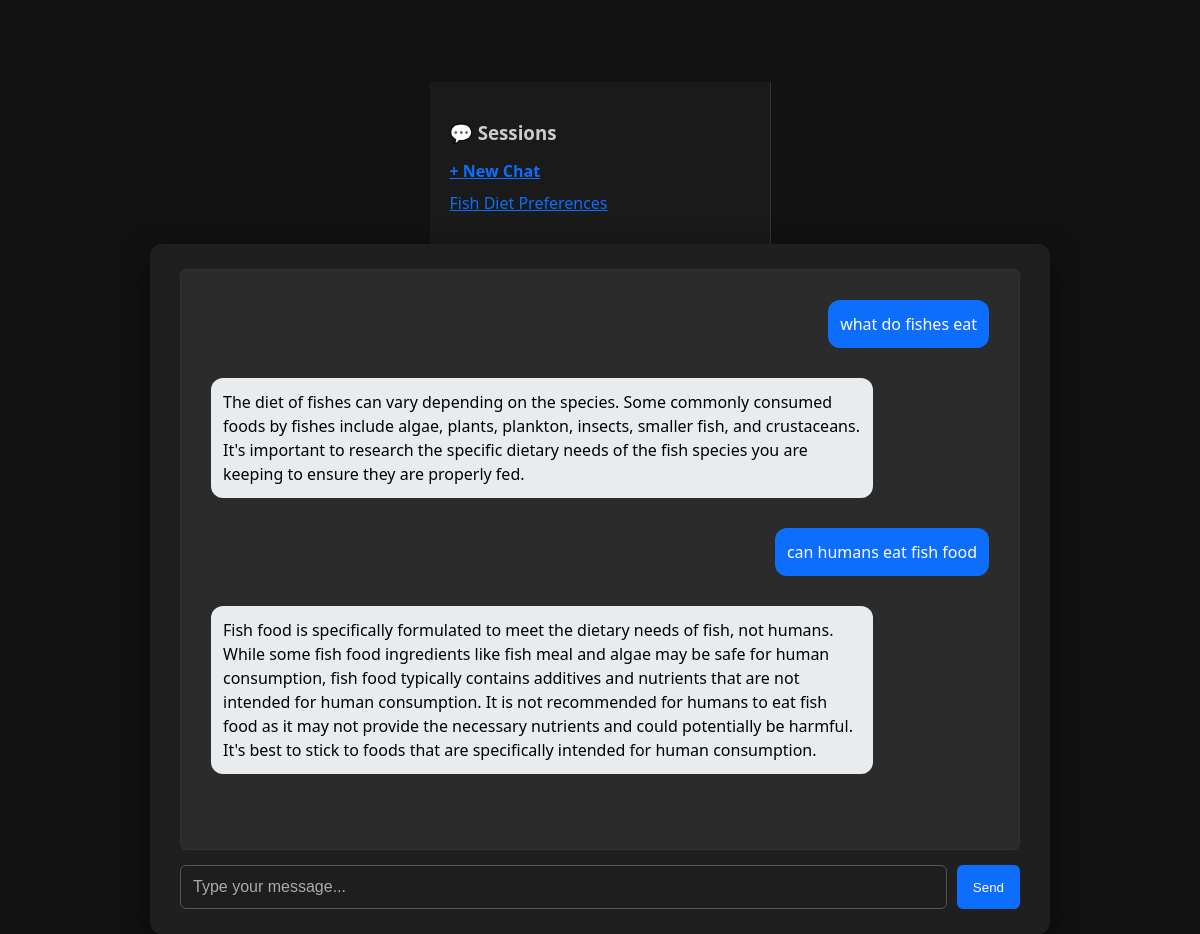
The app's page /session/202ba3e5-dce6-4945-9446-f8efe106f28d, older data.
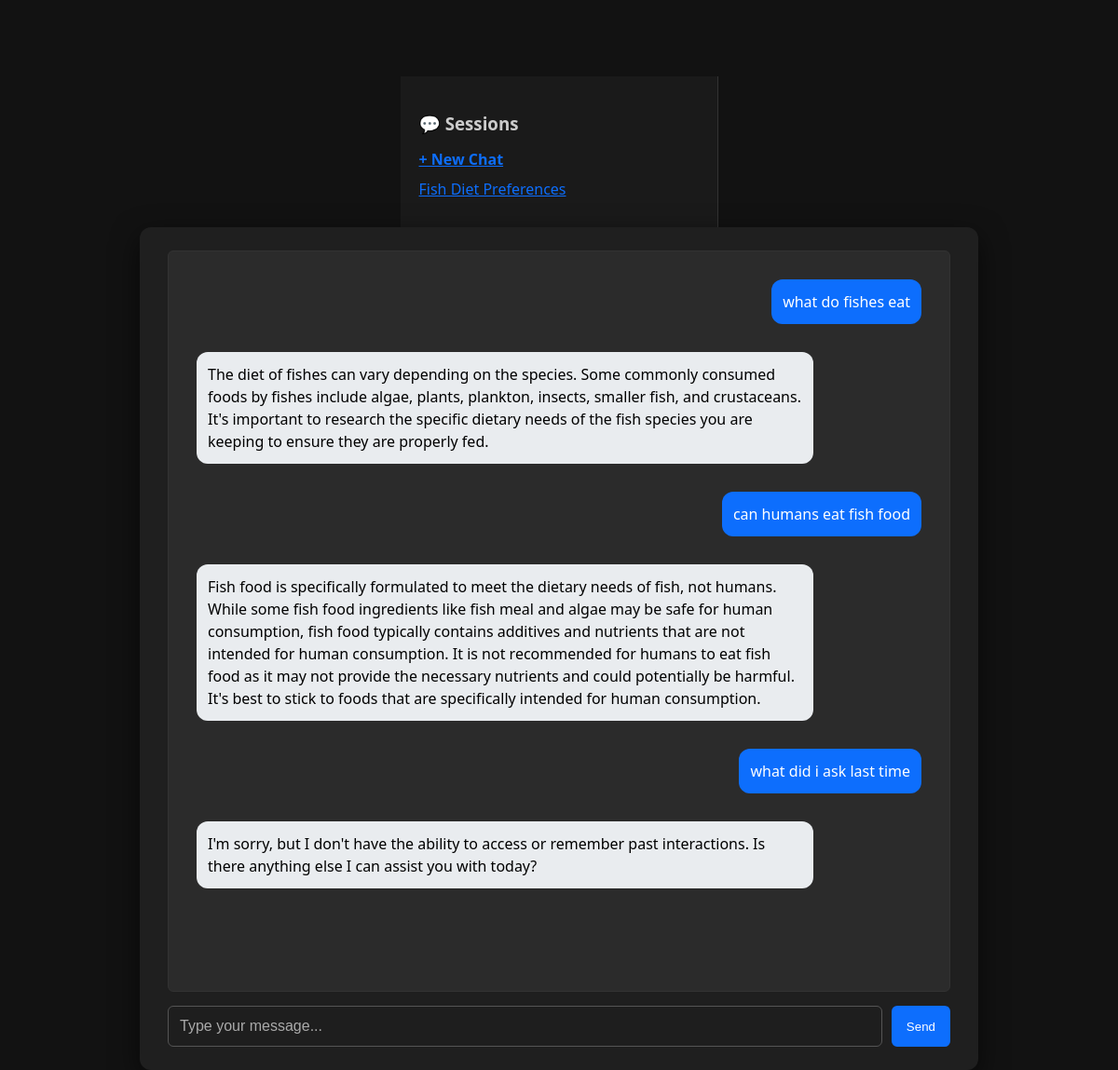
The same page, newer data.
### tables this page shows
CREATE TABLE chats (
            id INTEGER PRIMARY KEY AUTOINCREMENT,
            user_message TEXT NOT NULL,
            response TEXT NOT NULL,
            timestamp DATETIME DEFAULT CURRENT_TIMESTAMP,
            session_id TEXT,
            session_name TEXT
        );

### app.py (the view)
@app.route('/session/<session_id>')
def load_session(session_id):
    conn = sqlite3.connect('chat_history.db')
    c = conn.cursor()
    c.execute("SELECT user_message, response FROM chats WHERE session_id = ? ORDER BY timestamp", (session_id,))
    chats = c.fetchall()
    c.execute("""
        SELECT DISTINCT session_id, session_name, MIN(timestamp)
        FROM chats
        WHERE session_name IS NOT NULL
        GROUP BY session_id
        ORDER BY MIN(timestamp) DESC
    """)
    sessions = c.fetchall()
    conn.close()
    session['session_id'] = session_id
    return render_template('chat.html', chats=chats, sessions=sessions)

### templates/chat.html (shortened to what this page needs)
<!DOCTYPE html>
<html>
<head>
    <link rel="stylesheet" href="{{ url_for('static', filename='style.css') }}">
</head>
<body>
    <div style="width: 30%; max-width: 300px; background-color: #1a1a1a; padding: 20px; border-right: 1px solid #333; overflow-y: auto;">
    <h3 style="color: #ccc; margin-bottom: 15px;">💬 Sessions</h3>
    <div style="margin-bottom: 10px;">
    <a href="/new" style="color: #0d6efd; font-weight: bold;">+ New Chat</a>
    </div>
    {% for session_id, name, timestamp in sessions %}
        <div style="margin-bottom: 10px;">
            <a href="/session/{{ session_id }}" style="color: #0d6efd;">
                {{ name or 'Untitled Session' }}
            </a>
        </div>
    {% endfor %}
</div>
    <div class="chat-container" style="width: 70%;">
        <div id="chat-box">
            {% if chats %}
    {% for user_msg, response in chats %}
      <div class="chat-bubble user">{{ user_msg }}</div>
      <div class="chat-bubble bot">{{ response }}</div>
    {% endfor %}
  {% endif %}</div>
        <div class="input-area">
            <input type="text" id="user-input" placeholder="Type your message...">
            <button onclick="sendMessage()">Send</button>
        </div>
    </div>
</body>
</html>

### static/style.css (style rules this page uses)
body { font-family: 'Segoe UI', Tahoma, Geneva, Verdana, sans-serif; background-color: #121212; color: #e0e0e0; margin: 0; padding-top: 40px; display: flex; flex-direction: column; align-items: center; }
.chat-container { background: #1f1f1f; padding: 25px 30px; border-radius: 12px; box-shadow: 0 10px 30px rgba(0, 0, 0, 0.6); width: 90%; max-width: 900px; display: flex; flex-direction: column; height: 80vh; }
#chat-box { flex: 1; overflow-y: auto; border: 1px solid #333; padding: 20px; margin-bottom: 15px; border-radius: 6px; background: #2b2b2b; display: flex; flex-direction: column; gap: 10px; }
.input-area { display: flex; gap: 10px; }
#user-input { flex: 1; padding: 12px; font-size: 16px; background-color: #1e1e1e; color: #e0e0e0; border: 1px solid #555; border-radius: 6px; }
.chat-bubble { margin: 10px; padding: 12px; border-radius: 12px; max-width: 80%; line-height: 1.5; }
.chat-bubble.user { background-color: #0d6efd; color: white; text-align: right; margin-left: auto; }
.chat-bubble.bot { background-color: #e9ecef; color: black; text-align: left; margin-right: auto; }
#user-input::placeholder { color: #aaa; }
button { padding: 10px 16px; background-color: #0d6efd; color: white; border: none; border-radius: 6px; cursor: pointer; transition: background-color 0.3s ease; }

Row changes from the older to the newer data that the page shows:
added chats: user_message "what did i ask last time", response "I'm sorry, but I don't have the ability to access or remember past interactions. Is there anything else I can assist you with today?"
